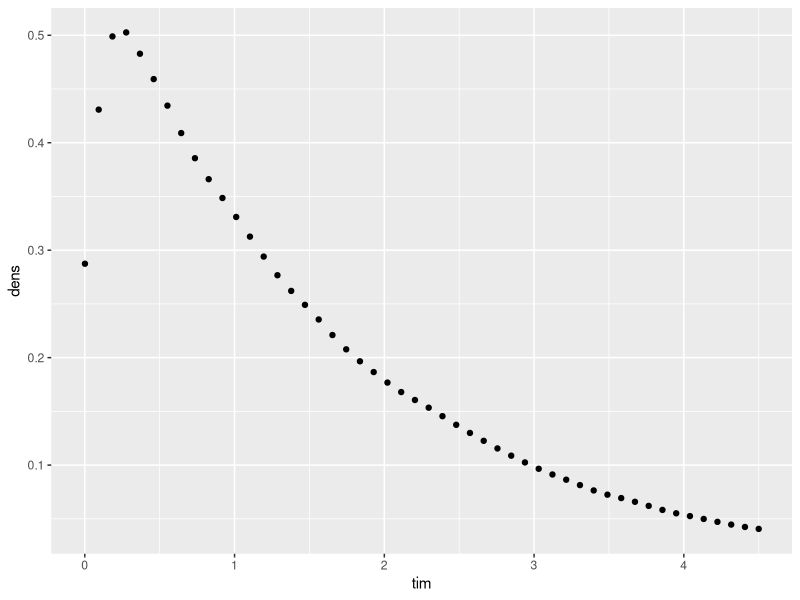
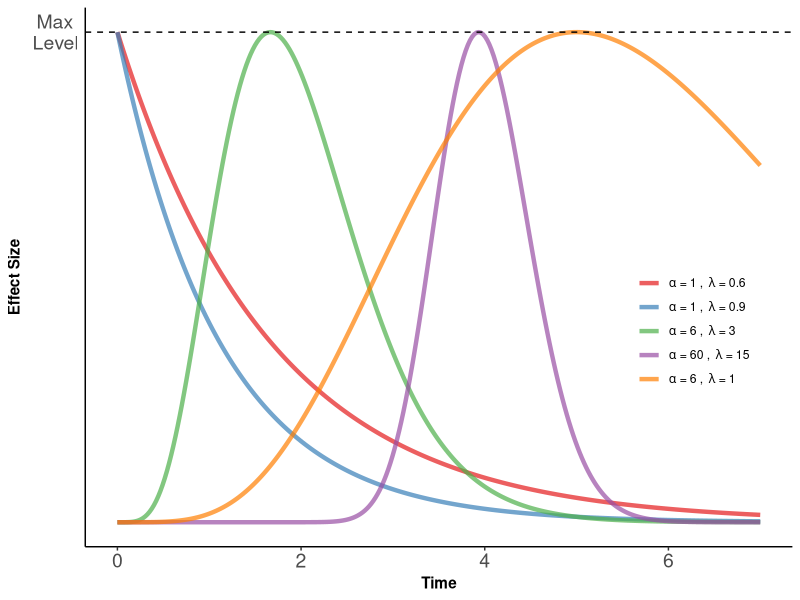
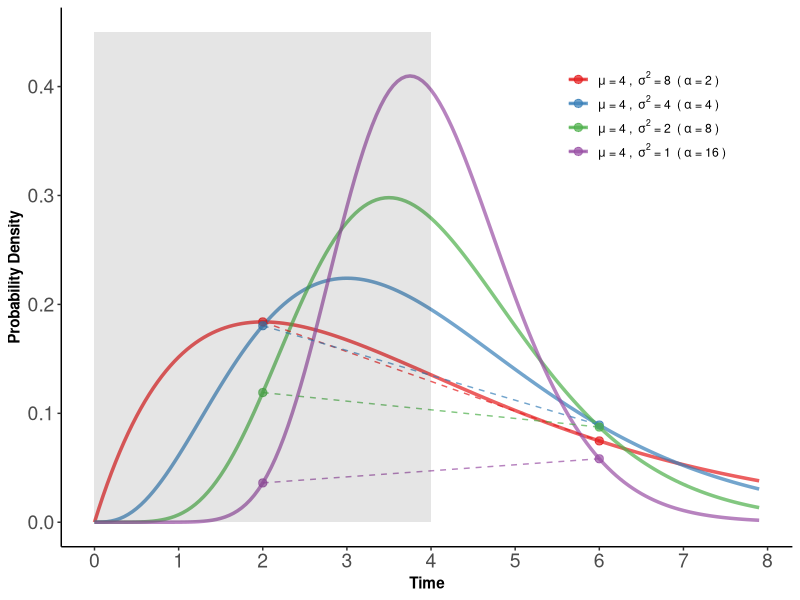
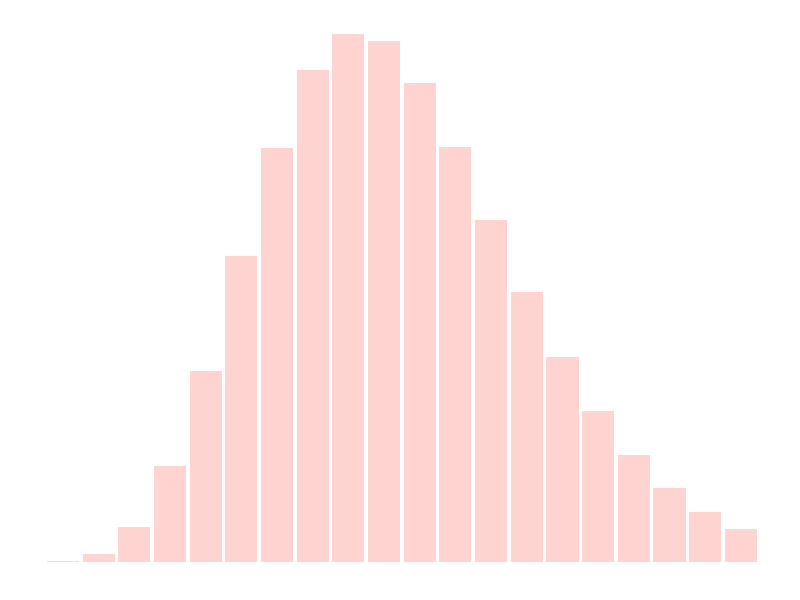
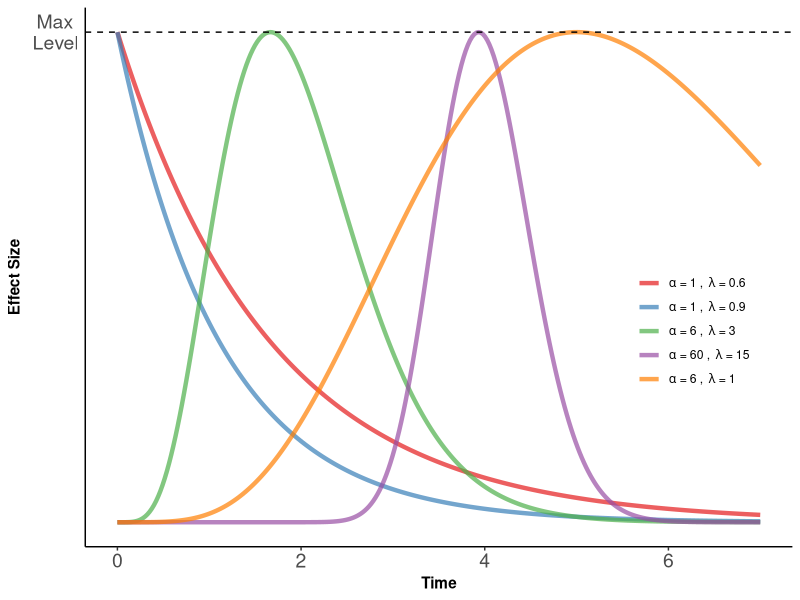
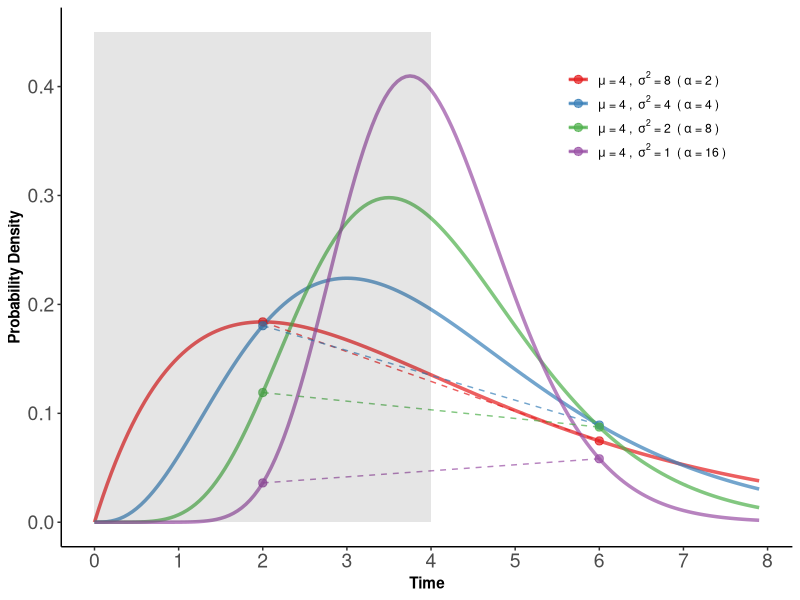
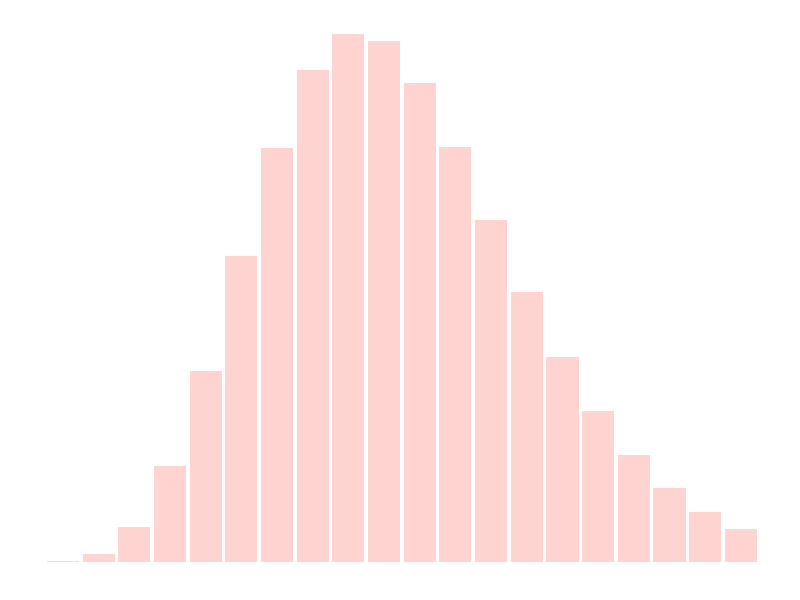

Source code (R) for these figures, in order:
## ---- chunk 1
library(dplyr)
library(tidyr)
library(ggplot2)
library(gridExtra)
library(RColorBrewer)
set.seed(2)
## ---- chunk 2
myPic<-function(ty="prob"){
  n=length(lis)
  pic=data.frame(time=seq(0,7,length.out=300))
  mylabel=rep(NA,n)
  for (k in 1: n){
    a=lis[[k]][1]
    b=lis[[k]][2]

    if (ty=="size"){
       pic[paste(k)]=dgamma(pic$time,a,b)/dgamma((a-1)/b,a,b)
    }else{
      pic[paste(k)]=dgamma(pic$time,a,b)
    }
                         

    # mylabel[k]=paste("\u03B1=",lis[[k]][1],", \u03B2=",lis[[k]][2],sep="")
    mylabel[k]=as.expression(bquote(alpha~"="~.(lis[[k]][1])~", "~lambda~"="~.(lis[[k]][2])))
  }
  
  pic %>% gather(key="key",value="value", paste(c(1:n)))%>%
    mutate(key=factor(key,levels = paste(c(1:n)))) %>%
    ggplot(aes(x=time,y=value,color=key))+
    geom_line(linewidth=1.5)+
    theme_classic()+
    scale_color_manual(values=alpha(c("#E41A1C","#377EB8","#4DAF4A","#984EA3","#FF7F00"),0.7),labels=mylabel)+
    theme(legend.position = c(0.8,0.8),
          axis.text=element_text(size=14),
          axis.title = element_text(face="bold"),
          legend.title=element_blank(),
          legend.background = element_rect(fill='transparent'),
          legend.text.align = 0)
}

#brewer.pal(n=9,"Set1")
## ---- chunk 3
# lis=list(c(1,.6))
# myPic("prob")+ylab("Probability Density")+xlab("Time")+theme(legend.position ="none")
## ---- chunk 4
x=rexp(100000,0.6)
mm=density(x,n = 50, from=0.001, to=4.5)

data.frame(tim=mm$x,dens=mm$y) %>% 
  ggplot(aes(x=tim,y=dens))+
  geom_point()
## ---- chunk 5
lis=list(c(1,.6),c(1,0.9),c(6,3),c(60,15),c(6,1))
myPic("size")+
  ylab("Effect Size")+
  xlab("Time")+
  scale_y_continuous(breaks = 1,labels = "Max \n Level")+
  geom_hline(yintercept = 1,linetype="dashed")+
  theme(axis.ticks.y=element_blank())+
  theme(axis.ticks.y=element_blank(),
        legend.position = c(0.86,0.4)
        )

ggsave(file="f2.pdf",width = 5,height = 3.5)
## ---- chunk 6
myPic2<-function(ty="prob",pic=pic){
  n=length(lis)
  mylabel=rep(NA,n)
  for (k in 1: n){
    a=lis[[k]][1]
    b=lis[[k]][2]

    if (ty=="size"){
       pic[paste(k)]=dgamma(pic$time,a,b)/dgamma((a-1)/b,a,b)
    }else{
      pic[paste(k)]=dgamma(pic$time,a,b)
    }
                         
    # mylabel[k]=paste("\u03B1=",lis[[k]][1],", \u03B2=",lis[[k]][2],sep="")
    mylabel[k]=as.expression(bquote(mu~"="~.(lis[[k]][1]/lis[[k]][2])~", "~sigma^2~"="~.(lis[[k]][1]/(lis[[k]][2])^2)~" ("~alpha~"="~.(lis[[k]][1])~")"))
  }
  
  p=pic %>% gather(key="key",value="value", paste(c(1:n)))%>%
    mutate(key=factor(key,levels = paste(c(1:n)))) 
  p2=p %>% subset(time %in% c(2,6))
  
  p%>%
    ggplot(aes(x=time,y=value,color=key))+
    geom_line(linewidth=1.2)+
    geom_line(data=p2,aes(x=time,y=value,color=key),linetype="dashed")+
    geom_point(data=p2,aes(x=time,y=value,color=key),size=2.5)+
    theme_classic()+
    scale_color_manual(values=alpha(c("#E41A1C","#377EB8","#4DAF4A","#984EA3","#FF7F00"),0.7),labels=mylabel)+
    # scale_color_manual(values=alpha(c("#E41A1C"),seq(0.2,1,0.2)),labels=mylabel)+
    theme(legend.position = c(0.8,0.8),
          axis.text=element_text(size=14),
          axis.title = element_text(face="bold"),
          legend.title=element_blank(),
          legend.background = element_rect(fill='transparent'),
          legend.text.align = 0)
}

myM2A<-function(m,v){
  al=m^2/v
  bt=m/v
  c(al,bt)
}

lis=list(myM2A(4,8),myM2A(4,4),myM2A(4,2),myM2A(4,1)) 
pic=data.frame(time=seq(0,7.9,length.out=79*2+1))
myPic2("prob",pic)+ylab("Probability Density")+xlab("Time")+
  scale_x_continuous(breaks = c(0,1,2,3,4,5,6,7,8))+
   annotate("rect", xmin = 0, xmax = 4, ymin = 0, ymax = 0.45,
           alpha = .1,fill = "black")

ggsave(file="f_short.pdf",width = 5,height = 3.5)
## ---- chunk 7
data.frame(time=seq(1,9,length.out= 20))%>%
  mutate(prob=dgamma(time,10,2))%>%
  ggplot(aes(x=time,y=prob))+
  geom_bar(stat="identity",fill=alpha("#FF968D",0.42))+
  theme(axis.line=element_blank(),axis.text.x=element_blank(),
          axis.text.y=element_blank(),axis.ticks=element_blank(),
          axis.title.x=element_blank(),
          axis.title.y=element_blank(),legend.position="none",
          panel.background=element_blank(),panel.border=element_blank(),panel.grid.major=element_blank(),
          panel.grid.minor=element_blank(),plot.background=element_blank())
ggsave(file="f_gam.pdf",width = 15,height = 2)
